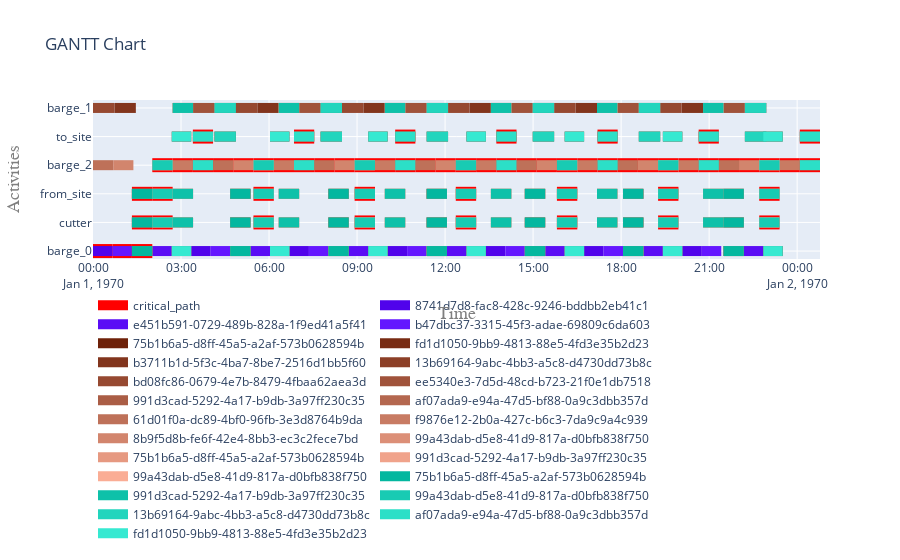

The notebook cell this image was saved under:
### Code cell
fig = plot.get_gantt_chart(concepts=my_objects, critical_path=cp_model_based)
